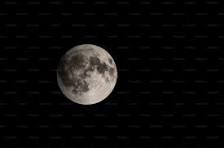
#> input picture Niha Assingment/Niha Assignment Q1/moon_image.jpeg, 224 x 148 px, found by its file name
$ python butterworth_gauss.py
#> lines starting #> are read from the running program, lines starting #| are printed output that depends on the picture
import cv2
import numpy as np
import matplotlib.pyplot as plt

# Function to apply Fourier Transform
def fourier_transform(image):
    # Perform 2D Fourier Transform
    f_transform = np.fft.fft2(image)
    f_shifted = np.fft.fftshift(f_transform)  # Shift the zero frequency component to the center
    magnitude_spectrum = 20 * np.log(np.abs(f_shifted) + 1)  # For visualization
    return f_shifted, magnitude_spectrum

# Function to apply Gaussian low-pass filter in frequency domain
def gaussian_filter(shape, cutoff):
    rows, cols = shape
    center_row, center_col = rows // 2, cols // 2
    x, y = np.ogrid[:rows, :cols]
    dist_from_center = np.sqrt((x - center_row)**2 + (y - center_col)**2)
    gaussian_kernel = np.exp(-(dist_from_center**2) / (2 * (cutoff**2)))
    return gaussian_kernel

# Function to apply Butterworth low-pass filter in frequency domain
def butterworth_filter(shape, cutoff, order):
    rows, cols = shape
    center_row, center_col = rows // 2, cols // 2
    x, y = np.ogrid[:rows, :cols]
    dist_from_center = np.sqrt((x - center_row)**2 + (y - center_col)**2)
    butterworth_kernel = 1 / (1 + (dist_from_center / cutoff)**(2 * order))
    return butterworth_kernel

# Function to apply filter in the frequency domain and perform inverse transform
def apply_filter(f_shifted, filter_kernel):
    # Apply the filter to the Fourier-transformed image
    filtered_shifted = f_shifted * filter_kernel
    # Inverse Fourier transform to return to the spatial domain
    f_ishifted = np.fft.ifftshift(filtered_shifted)
    img_back = np.fft.ifft2(f_ishifted)
    img_back = np.abs(img_back)  # Taking the absolute value
    return img_back

# Load and convert the image to grayscale
image = cv2.imread('/Users/niharikajk/Desktop/Niha Assingment/Niha Assignment Q1/moon_image.jpeg', cv2.IMREAD_GRAYSCALE)
#> image: shape (148, 224); min 0, max 211, mean 11.2

# Fourier Transform of the image
f_shifted, magnitude_spectrum = fourier_transform(image)
#> in fourier_transform, `magnitude_spectrum = 20 * np.log(np.abs(f_shifted) + 1)`:
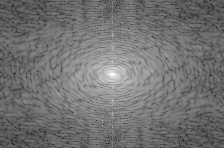
#> magnitude_spectrum: shape (148, 224) float64; min 19.18, max 256.5, mean 125.8; drawn with min black and max white

# Define cutoff frequency for the filters
cutoff = 30

# Apply Gaussian filter
gaussian_kernel = gaussian_filter(image.shape, cutoff)
gaussian_filtered_image = apply_filter(f_shifted, gaussian_kernel)

# Apply Butterworth filter with order 2
butterworth_kernel = butterworth_filter(image.shape, cutoff, order=2)
butterworth_filtered_image = apply_filter(f_shifted, butterworth_kernel)
#> in apply_filter (call 2), `img_back = np.abs(img_back)`:
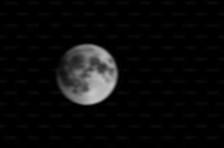
#> img_back: shape (148, 224) float64; min 0.000115, max 198.1, mean 11.2

# Display the results
plt.figure(figsize=(12, 10))

# Original Image and its Fourier Spectrum
plt.subplot(2, 3, 1)
plt.imshow(image, cmap='gray')
plt.title('Original Image')

plt.subplot(2, 3, 2)
plt.imshow(magnitude_spectrum, cmap='gray')
plt.title('Magnitude Spectrum')

# Gaussian Filter and Filtered Image
plt.subplot(2, 3, 3)
plt.imshow(gaussian_kernel, cmap='gray')
plt.title('Gaussian Filter')

plt.subplot(2, 3, 4)
plt.imshow(gaussian_filtered_image, cmap='gray')
plt.title('Gaussian Filtered Image')

# Butterworth Filter and Filtered Image
plt.subplot(2, 3, 5)
plt.imshow(butterworth_kernel, cmap='gray')
plt.title('Butterworth Filter')

plt.subplot(2, 3, 6)
plt.imshow(butterworth_filtered_image, cmap='gray')
plt.title('Butterworth Filtered Image')

plt.tight_layout()
plt.show()
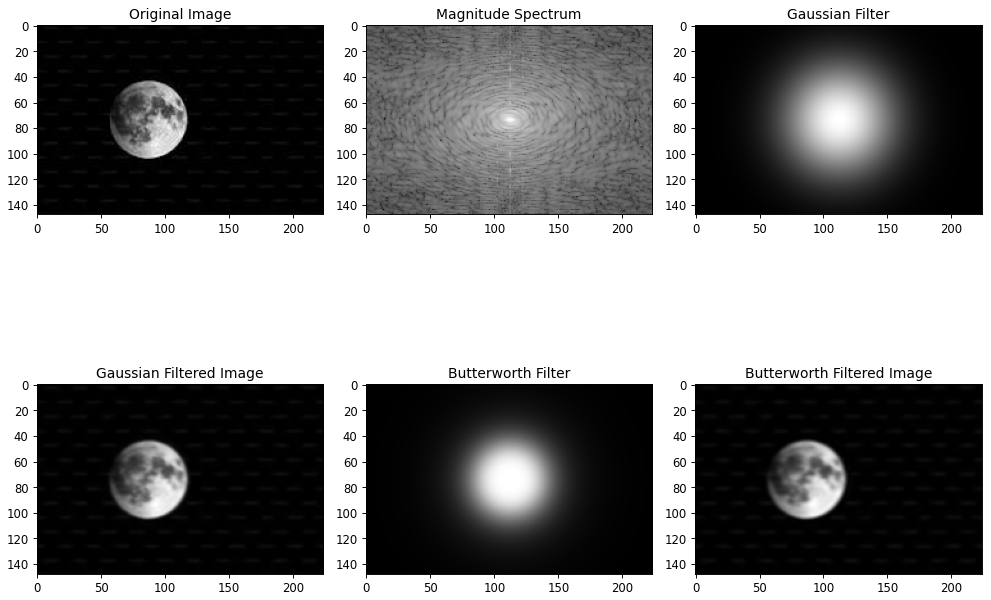
#> figure drawn by matplotlib, 6 panels
